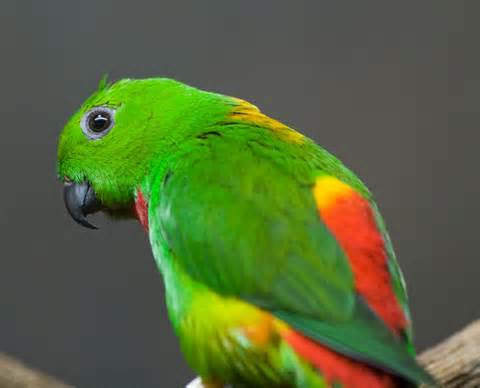
%> input picture practica7/smallparrot.jpg, 480 x 388 px
$ octave loro16colores.m   (GNU Octave 9; MATLAB toolbox functions it lacks are replaced by stand-ins)
%> lines starting %> are read from the running program, lines starting %| are printed output that depends on the picture
### practica7/inicializarCentroides.m
% Devuelve en Xm los centroides principales.
% Se eligen k centroides (uno para cada cluster)
% Los centroides elegidos son muestras del conjunto de datos que estan
% separados entre sí a igual distancia
function Xm = inicializarCentroides(data, k)
    % Se ordenan los datos de forma ascendente y se quitan los datos
    % repetidos para evitar que un color tenga mas posibilidades de salir
    % en dos centroides iniciales
    X = sort(unique(data,'rows'),'ascend');
    m = size(X,1);
    % El primer centroide corresponde con el pixel que aparece primero en
    % la lista ordenada
    Xm = [X(1,:)];
    % Se eligen el resto de muestras que van a actuar de centroides
    % iniciales de manera que se encuentren a la misma distancia.
    for i = 1:(k-1)
        Xm = [Xm ; X(int32(m*i/(k-1)),:)];
    end
end

### practica7/updateClusters.m
% Acutualiza las etiquetas del cluster al que pertenece cada muestra
% Dadas las muestras de entrada y los centroides de cada cluster, devuelve
% en Z el índice del cluster al que pertenece cada muestra.
% Una muestra se asigna a un cluster si el centroide de dicho cluster es el
% que está a menor distancia.
% Se define la distancia como la norma del vector entre la muestra y el
% centroide al cuadrado.
function Z = updateClusters(D,mu)
% D(m,n), m datapoints, n dimensions
% mu(K,n) final centroids
%
% c(m) assignment of each datapoint to a class
    K = size(mu,1);
    m = size(D,1);
    % Guarda en la columna i, las distancias de cada muestra al cluster i
    distancia = [];
    for i = 1:K % dsearch
        distancia = [distancia sum((D-mu(i,:)).^2,2)];
    end
    % Devuelve los clusters que están a menor distancia
    [~, Z] = min(distancia,[],2);
end

### practica7/updateCentroids.m
% Devuelve en munew k filas que contienen los nuevos centroides
% Se actualizan los centroides en función de las muestras que pertenecen a
% ese cluster
% El nuevo centroide es la media de todas las muestras que pertenecen al
% cluster dado
function munew = updateCentroids(D,c,K)
% D((m,n), m datapoints, n dimensions
% c(m) assignment of each datapoint to a class
%
% munew(K,n) new centroids
    munew = [];
    % Para cada uno de los k clusters
    for i=1:K
        % Se obtienen las muestras que pertenecen a ese cluster
        x = D(c==i,:);
        % Se añade la media de las muestras de ese cluster
        munew = [munew ; mean(x,1)];
    end
end

### practica7/kmeans.m
% Algoritmo de kmeans
% Dados los datos de entrada y los centroides iniciales, devuelve las
% etiquetas de las muestras (a qué cluster pertenecen) y los centroides de
% dichos clusters.
% Realiza iteraaciones en las que se actualizan las etiquetas y los
% centroides hasta que en dos iteraciones consecutivas no varíe la etiqueta
% de ninguna de las muestras
function [mu, c] = kmeans(D,mu0)
% [5 lines of commented-out code are left out]
    c = updateClusters(D,mu0);
    mu = updateCentroids(D,c,size(mu0,1));
    c0 = c*0;
    while sum(c0 ~= c) > 0
        c0 = c;
        c = updateClusters(D,mu);
        mu = updateCentroids(D,c,size(mu0,1));
        %c0 ~= c
    end
end

### practica7/loro16colores.m
im = imread('smallparrot.jpg');
%> im is the input picture: size 388x480x3 uint8; mean R, G, B 86.3, 102.3, 58.6
%imshow(im)
%% datos
D = double(reshape(im,size(im,1)*size(im,2),3));

%% dimensiones
m = size(D,1);
%> m = 186240
n = size(D,2);
%> n = 3
mu0 = inicializarCentroides(D,16);
%> in inicializarCentroides, `m = size(X,1);`: m = 57767
%> in inicializarCentroides, `Xm = [X(1,:)];`: Xm = [0 0 0]
%> the loop in inicializarCentroides, `for i = 1:(k-1)` made 15 passes
%> Xm on passes 1 to 3: [0 0 0; 40 53 0], [0 0 0; 40 53 0; 49 70 2], [0 0 0; 40 53 0; 49 70 2; 56 83 5]
%> after the loop in inicializarCentroides, `for i = 1:(k-1)`: Xm = 16 rows, first 12: [0 0 0; 40 53 0; 49 70 2; 56 83 5; 63 94 9; 69 108 14; 74 119 20; 80 128 27; 87 137 33; 94 146 40; 105 154 48; 122 164 58]
%> mu0 has the same summary as Xm in inicializarCentroides
[mu, c] = kmeans(D, mu0);
%> the loop in updateCentroids, `for i=1:K` made 16 passes
%> munew on passes 1 to 3: [18.59 14.75 10.22], [18.59 14.75 10.22; 41.67 39.3 17.5], [18.59 14.75 10.22; 41.67 39.3 17.5; 55.73 61.82 21.85]
%> after the loop in updateCentroids, `for i=1:K`: munew = 16 rows, first 12: [18.59 14.75 10.22; 41.67 39.3 17.5; 55.73 61.82 21.85; 52.32 78.69 29.01; 71.28 73.43 65.87; 74.22 87.24 54.12; 67.95 111.1 38.69; 80.73 93.74 72.14; 81.92 144.7 26.74; 84.86 170.2 23.15; 104.7 164.6 39.2; 127.5 150.7 63.58]
%> in kmeans, `mu = updateCentroids(D,c,size(mu0,1));`: mu has the same summary as munew in updateCentroids
%> the loop in kmeans, `while sum(c0 ~= c) > 0` made 62 passes
%> mu = 16 rows, first 12: [39.8 40.83 14.51; 55.38 106.6 54.6; 171.1 57.23 33.99; 56.69 113.6 9.34; 72.11 74.07 70.51; 118.6 117.3 88.14; 67.96 140.5 41.1; 83.44 84.93 81.52; 69.43 148.8 6.94; 87.64 188 11.55; 142.6 166.1 12.28; 104.4 190.6 88.62]
K = 16;
qIM=zeros(length(c),3);
 for h=1:K,
     ind=find(c==h);
     qIM(ind,:)=repmat(mu(h,:),length(ind),1);
 end
 qIM=reshape(qIM,size(im,1),size(im,2),size(im,3));
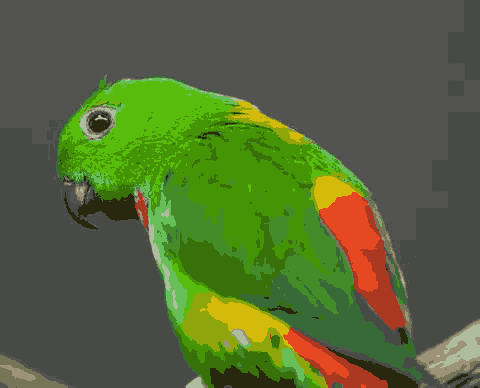
%> qIM: size 388x480x3 double; mean R, G, B 86.3, 102.3, 58.6; mean of the top-left, top-right, bottom-left and bottom-right quarters 84.1, 83.2, 77.9, 84.3
 figure(6)
 imshow(uint8(qIM));
